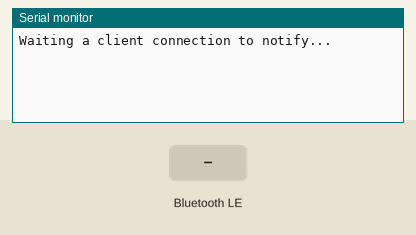
Simulated run of this sketch. Board: ESP32. On the bench: the last lines printed to the serial monitor. The inputs (shaded band) are chosen by the test bench. Nothing arrives over Bluetooth unless stated; a phone connects over Bluetooth LE 3 s after start.

Above: at 1.2 s.
1.3 s: Bluetooth LE write "1" received
At 2.5 s:
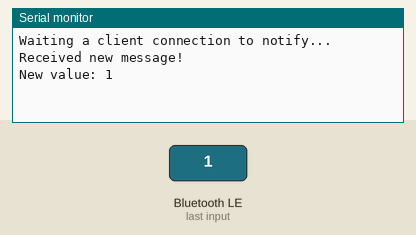
2.8 s: Bluetooth LE write "0" received
At 2.98 s:
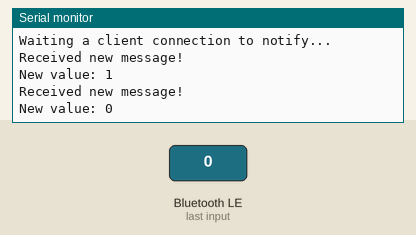
4.5 s: Bluetooth LE write "2" received
At 5.1 s:
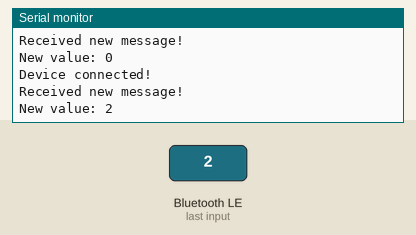

The sketch:

ESP32-BLE-TEST.ino
```cpp
/*
    Based on Neil Kolban example for IDF: https://github.com/nkolban/esp32-snippets/blob/master/cpp_utils/tests/BLE%20Tests/SampleWrite.cpp
    Ported to Arduino ESP32 by Evandro Copercini
*/

#include <BLEDevice.h>
#include <BLEUtils.h>
#include <BLEServer.h>
#include <BLE2902.h>

// See the following for generating UUIDs:
// https://www.uuidgenerator.net/

#define SERVICE_UUID        "085ac895-8339-4478-a19a-2160e37e5ffa"
#define CHARACTERISTIC_UUID "8173ba12-78f1-4a17-bd6e-ca2869d89372"

BLEServer* pServer = NULL;
BLECharacteristic* pCharacteristic = NULL;

bool deviceConnected = false;
bool oldDeviceConnected = false;
uint32_t value = 0;

class MyServerCallbacks: public BLEServerCallbacks {
    void onConnect(BLEServer* pServer) {
      deviceConnected = true;
      Serial.println("Device connected!");
      BLEDevice::startAdvertising();
    };

    void onDisconnect(BLEServer* pServer) {
      Serial.println("Device disconnected!");
      deviceConnected = false;
    }
};

class MyRuntimeCallbacks: public BLECharacteristicCallbacks {
    void onWrite(BLECharacteristic *pCharacteristic) {
      std::string value = pCharacteristic->getValue();
      Serial.println("Received new message!");
      if (value.length() > 0) {
        pCharacteristic->setValue("122");
        Serial.print("New value: ");
        for (int i = 0; i < value.length(); i++){
           Serial.print(value[i]);
        }
        Serial.println();
      }
    }
};

void setup() {
  Serial.begin(115200);
  BLEDevice::init("MyESP32");
  // Create the BLE Server
  pServer = BLEDevice::createServer();

  pServer->setCallbacks(new MyServerCallbacks());

  BLEService *pService = pServer->createService(SERVICE_UUID);

  pCharacteristic = pService->createCharacteristic(
                      CHARACTERISTIC_UUID,
                      BLECharacteristic::PROPERTY_READ   |
                      BLECharacteristic::PROPERTY_WRITE  |
                      BLECharacteristic::PROPERTY_NOTIFY |
                      BLECharacteristic::PROPERTY_INDICATE
                    );
  // Create a BLE Descriptor
  pCharacteristic->addDescriptor(new BLE2902());

  pCharacteristic->setCallbacks(new MyRuntimeCallbacks());
  // Start the service
  pService->start();

  // Start advertising
  BLEAdvertising *pAdvertising = BLEDevice::getAdvertising();
  pAdvertising->addServiceUUID(SERVICE_UUID);
  pAdvertising->setScanResponse(false);
  pAdvertising->setMinPreferred(0x0);  // set value to 0x00 to not advertise this parameter
  BLEDevice::startAdvertising();
  Serial.println("Waiting a client connection to notify...");
}

void loop() {
   // notify changed value
    if (deviceConnected) {
        pCharacteristic->setValue("test");
        pCharacteristic->notify();
        //value++;
        //delay(10); // bluetooth stack will go into congestion, if too many packets are sent, in 6 hours test i was able to go as low as 3ms
    }
    // disconnecting
    if (!deviceConnected && oldDeviceConnected) {
        delay(500); // give the bluetooth stack the chance to get things ready
        pServer->startAdvertising(); // restart advertising
        Serial.println("start advertising");
        oldDeviceConnected = deviceConnected;
    }
    // connecting
    if (deviceConnected && !oldDeviceConnected) {
        // do stuff here on connecting
        oldDeviceConnected = deviceConnected;
    }

    delay(5000);
}
```

Measured:
- after the input at 1.3 s, the serial monitor: prints a new line after 0.05 s (image 1)
- after the input at 2.8 s, the serial monitor: prints a new line after 0.05 s (image 2)
- after the input at 4.5 s, the serial monitor: prints a new line after 0.05 s (image 3)
